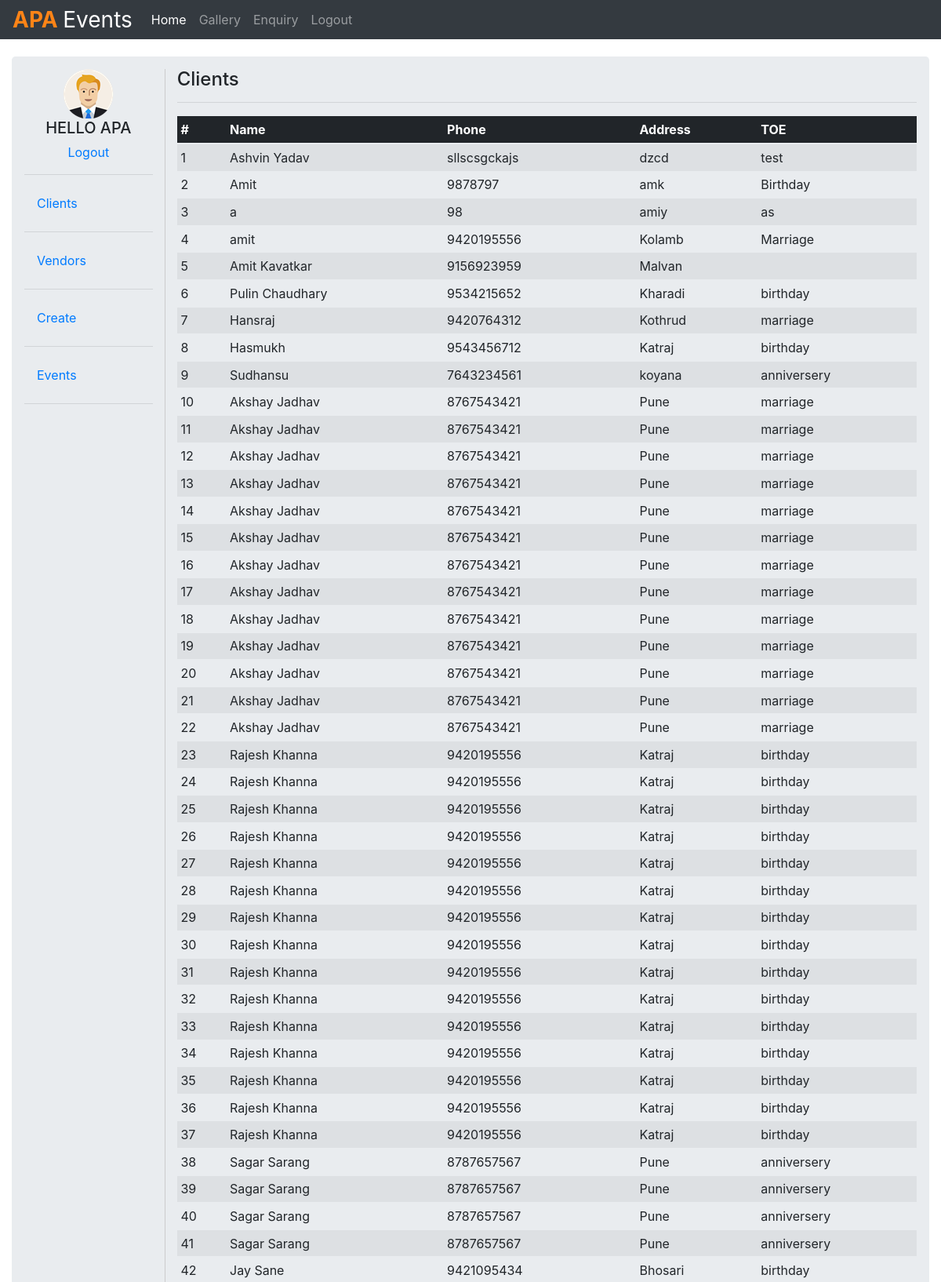
The app's page /client.php (signed in, upper part) with its own data.
### tables this page shows
CREATE TABLE `enquiery` (
  `ID` int(11) NOT NULL,
  `Name` varchar(250) NOT NULL,
  `Email` varchar(250) NOT NULL,
  `Phone` varchar(250) NOT NULL,
  `Address` varchar(250) NOT NULL,
  `TypeEvent` varchar(250) NOT NULL,
  `LocationEvent` varchar(250) NOT NULL,
  `Attendees` varchar(250) NOT NULL,
  `Budget` varchar(250) NOT NULL,
  `Date` varchar(250) NOT NULL,
  `ServicesReuired` varchar(250) DEFAULT NULL
);

### client.php (the view, shortened to what this page needs)
<?php
	require 'db.php';
?>
<!DOCTYPE html>
<html lang="en">
  <head>
    <link href="assets/css/bootstrap.min.css" rel="stylesheet">
    <link href="assets/css/navbar-top-fixed.css" rel="stylesheet">
    <link href="assets/css/sticky-footer-navbar.css" rel="stylesheet">
  </head>
  <body>
    <nav class="navbar navbar-expand-md navbar-dark fixed-top bg-dark">
      <a class="navbar-brand" href="index.html"><b style="color: #ff8417">APA </b>Events</a>
      <div class="collapse navbar-collapse" id="navbarCollapse">
        <ul class="navbar-nav mr-auto">
          <li class="nav-item active">
            <a class="nav-link" href="index.html">Home <span class="sr-only">(current)</span></a>
          </li>
          <li class="nav-item">
            <a class="nav-link" href="gallery.html">Gallery</a>
          </li>
          <li class="nav-item">
            <a class="nav-link float-right" href="enquiery.php">Enquiry</a>
          </li>
          <li class="nav-item">
            <a class="nav-link float-right" href="logout.php">Logout</a>
          </li>
        </ul>
      </div>
    </nav>
    <div class="container">
      <div class="jumbotron">
		<div class="row">
			<div class="col-2" style="border-right: 1px solid #ccc">
				<div class="text-center">
					<img src="assets/img/user.png" class="rounded" alt="...">
					<h5 class="text-center">HELLO APA</h5>
					<a href="logout.php">Logout</a>
				</div>
				<hr>
				<a class="nav-link" href="client.php">Clients</a>
				<hr>
				<a class="nav-link" href="vendor.php">Vendors</a>
				<hr>
				<a class="nav-link" href="create.php">Create</a>
				<hr>
				<a class="nav-link" href="event.php">Events</a>
				<hr>
			</div>
			<div class="col-10">
				<h4>Clients</h4>
				<hr>
				<table class="table table-striped table-sm">
					<thead class="thead-inverse">
						<tr>
							<th>#</th>
							<th>Name</th>
							<th>Phone</th>
							<th>Address</th>
							<th>TOE</th>
						</tr>
					</thead>
					<tbody>
					<?php
						$sql = "SELECT ID, Name, Phone, Address, TypeEvent FROM enquiery ";
						$result = mysqli_query($con, $sql);
						if (mysqli_num_rows($result) > 0) {
							while($row = mysqli_fetch_assoc($result)) {
								echo "<tr><td>" . $row["ID"]. "</td>". "</td><td>" . $row["Name"]. "</td>". "</td><td>" . $row["Phone"]. "</td>". "</td><td>" . $row["Address"]. "</td></td>". "</td><td>" . $row["TypeEvent"]. "</td>";
							}
						} else {
							echo "<tr><td colspan='5' class='text-center'>0 results</td></tr>";
						}
					?>
					</tbody>
				</table>
			</div>
		</div>
      </div>
    </div>
  </body>
</html>

### navbar-top-fixed.css (style rules this page uses)
body { //min-height: 75rem; padding-top: 4.5rem; }

### sticky-footer-navbar.css (style rules this page uses)
html { position: relative; min-height: 100%; }
body { margin-bottom: 40px; }

### records on screen
enquiery: ID "1", Name "Ashvin Yadav", Phone "sllscsgckajs", Address "dzcd", TypeEvent "test"
enquiery: ID "2", Name "Amit", Phone "9878797", Address "amk", TypeEvent "Birthday"
enquiery: ID "3", Name "a", Phone "98", Address "amiy", TypeEvent "as"
enquiery: ID "4", Name "amit", Phone "9420195556", Address "Kolamb", TypeEvent "Marriage"
enquiery: ID "5", Name "Amit Kavatkar", Phone "9156923959", Address "Malvan"
enquiery: ID "6", Name "Pulin Chaudhary", Phone "9534215652", Address "Kharadi", TypeEvent "birthday"
enquiery: ID "7", Name "Hansraj", Phone "9420764312", Address "Kothrud", TypeEvent "marriage"
enquiery: ID "8", Name "Hasmukh", Phone "9543456712", Address "Katraj", TypeEvent "birthday"
enquiery: ID "9", Name "Sudhansu", Phone "7643234561", Address "koyana", TypeEvent "anniversery"
enquiery: ID "10", Name "Akshay Jadhav", Phone "8767543421", Address "Pune", TypeEvent "marriage"
enquiery: ID "11", Name "Akshay Jadhav", Phone "8767543421", Address "Pune", TypeEvent "marriage"
enquiery: ID "12", Name "Akshay Jadhav", Phone "8767543421", Address "Pune", TypeEvent "marriage"
enquiery: ID "13", Name "Akshay Jadhav", Phone "8767543421", Address "Pune", TypeEvent "marriage"
enquiery: ID "14", Name "Akshay Jadhav", Phone "8767543421", Address "Pune", TypeEvent "marriage"
enquiery: ID "15", Name "Akshay Jadhav", Phone "8767543421", Address "Pune", TypeEvent "marriage"
enquiery: ID "16", Name "Akshay Jadhav", Phone "8767543421", Address "Pune", TypeEvent "marriage"
enquiery: ID "17", Name "Akshay Jadhav", Phone "8767543421", Address "Pune", TypeEvent "marriage"
enquiery: ID "18", Name "Akshay Jadhav", Phone "8767543421", Address "Pune", TypeEvent "marriage"
enquiery: ID "19", Name "Akshay Jadhav", Phone "8767543421", Address "Pune", TypeEvent "marriage"
enquiery: ID "20", Name "Akshay Jadhav", Phone "8767543421", Address "Pune", TypeEvent "marriage"
enquiery: ID "21", Name "Akshay Jadhav", Phone "8767543421", Address "Pune", TypeEvent "marriage"
enquiery: ID "22", Name "Akshay Jadhav", Phone "8767543421", Address "Pune", TypeEvent "marriage"
enquiery: ID "23", Name "Rajesh Khanna", Phone "9420195556", Address "Katraj", TypeEvent "birthday"
enquiery: ID "24", Name "Rajesh Khanna", Phone "9420195556", Address "Katraj", TypeEvent "birthday"
enquiery: ID "25", Name "Rajesh Khanna", Phone "9420195556", Address "Katraj", TypeEvent "birthday"
enquiery: ID "26", Name "Rajesh Khanna", Phone "9420195556", Address "Katraj", TypeEvent "birthday"
enquiery: ID "27", Name "Rajesh Khanna", Phone "9420195556", Address "Katraj", TypeEvent "birthday"
enquiery: ID "28", Name "Rajesh Khanna", Phone "9420195556", Address "Katraj", TypeEvent "birthday"
enquiery: ID "29", Name "Rajesh Khanna", Phone "9420195556", Address "Katraj", TypeEvent "birthday"
enquiery: ID "30", Name "Rajesh Khanna", Phone "9420195556", Address "Katraj", TypeEvent "birthday"
enquiery: ID "31", Name "Rajesh Khanna", Phone "9420195556", Address "Katraj", TypeEvent "birthday"
enquiery: ID "32", Name "Rajesh Khanna", Phone "9420195556", Address "Katraj", TypeEvent "birthday"
enquiery: ID "33", Name "Rajesh Khanna", Phone "9420195556", Address "Katraj", TypeEvent "birthday"
enquiery: ID "34", Name "Rajesh Khanna", Phone "9420195556", Address "Katraj", TypeEvent "birthday"
enquiery: ID "35", Name "Rajesh Khanna", Phone "9420195556", Address "Katraj", TypeEvent "birthday"
enquiery: ID "36", Name "Rajesh Khanna", Phone "9420195556", Address "Katraj", TypeEvent "birthday"
enquiery: ID "37", Name "Rajesh Khanna", Phone "9420195556", Address "Katraj", TypeEvent "birthday"
enquiery: ID "38", Name "Sagar Sarang", Phone "8787657567", Address "Pune", TypeEvent "anniversery"
enquiery: ID "39", Name "Sagar Sarang", Phone "8787657567", Address "Pune", TypeEvent "anniversery"
enquiery: ID "40", Name "Sagar Sarang", Phone "8787657567", Address "Pune", TypeEvent "anniversery"
enquiery: ID "41", Name "Sagar Sarang", Phone "8787657567", Address "Pune", TypeEvent "anniversery"
enquiery: ID "42", Name "Jay Sane", Phone "9421095434", Address "Bhosari", TypeEvent "birthday"
